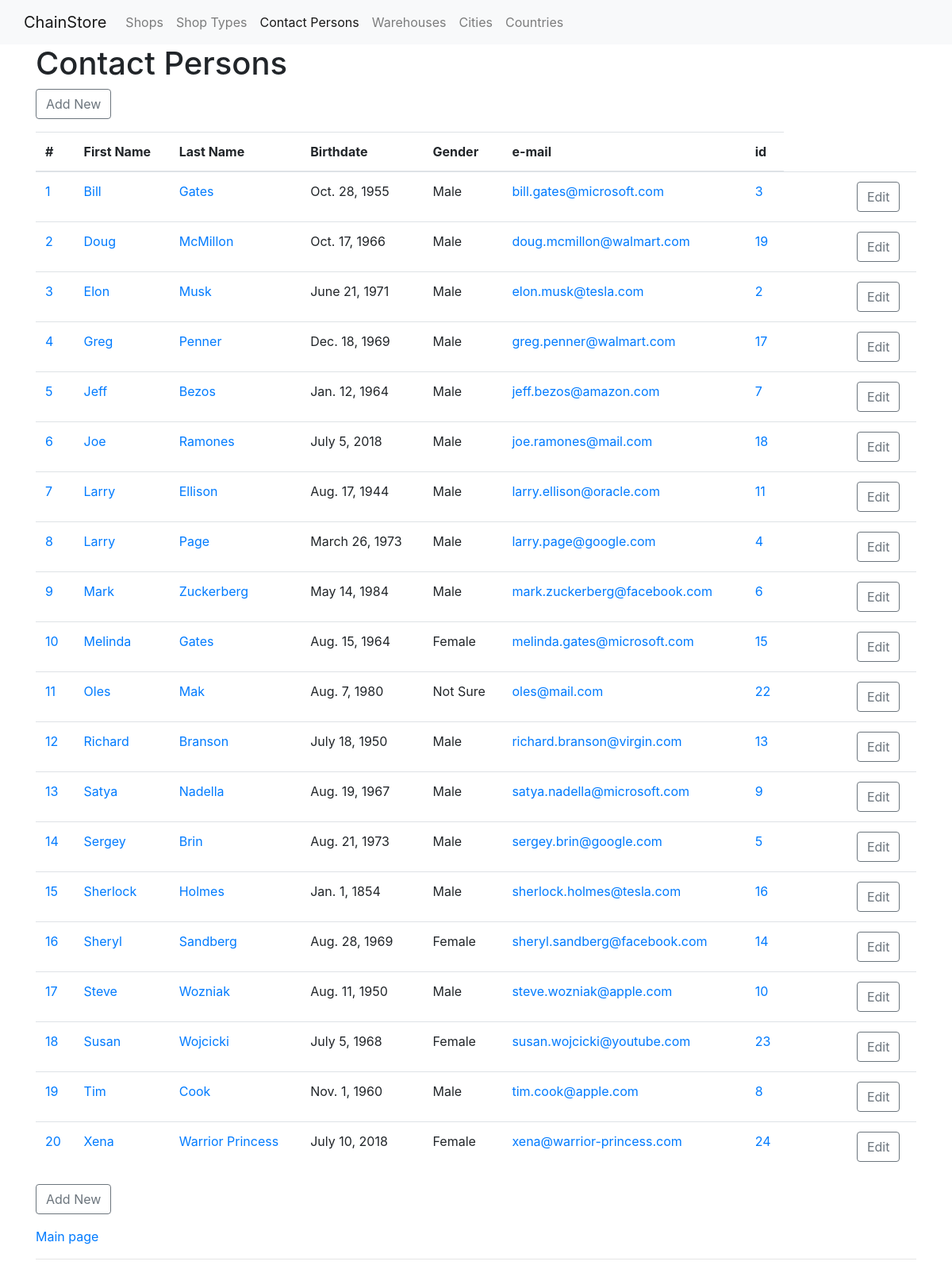
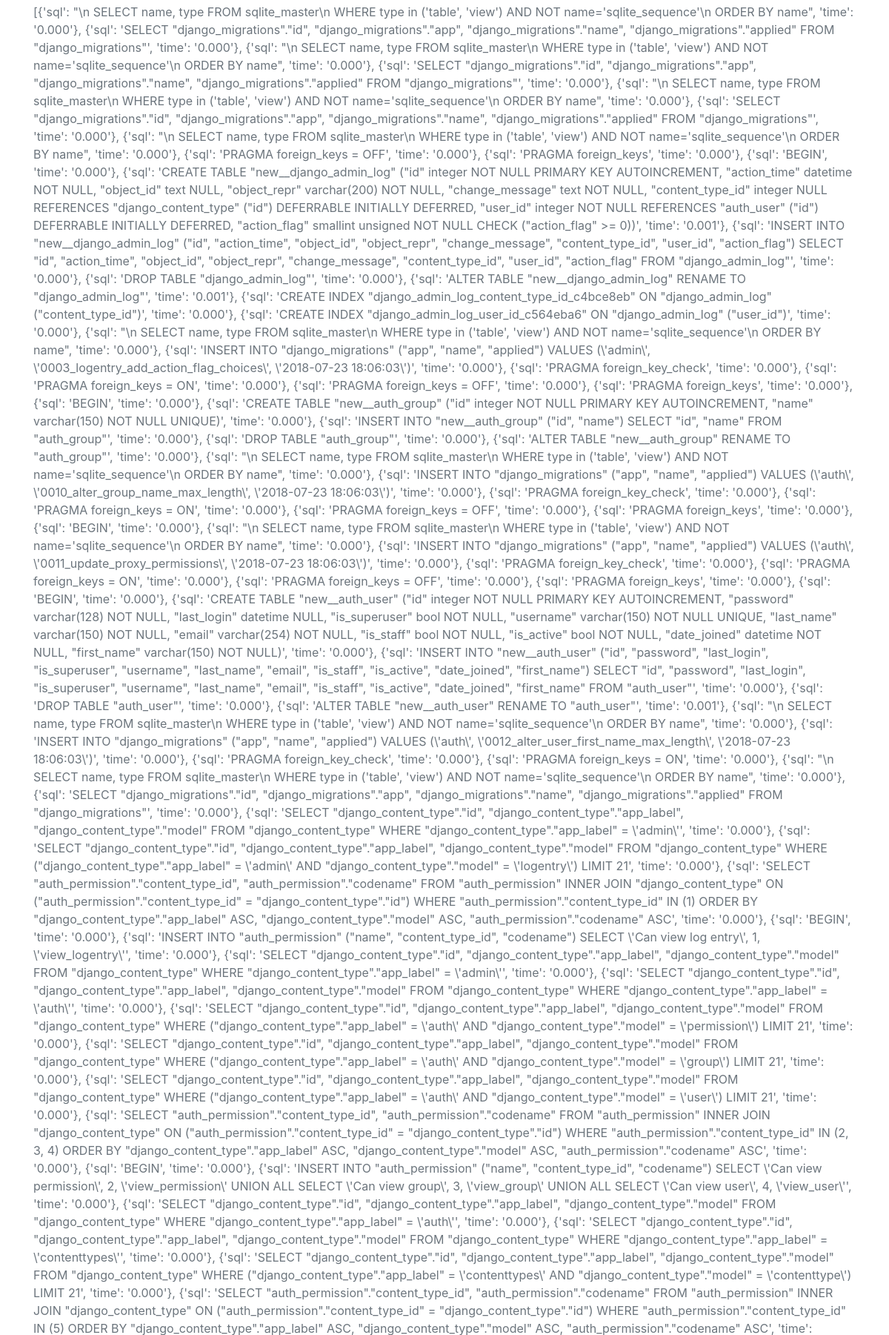
The app's page /person/ (upper part) with its own data (2 pictures, top to bottom).
### person/models.py (models this page shows, shortened)
class Person(models.Model):
    GENDER_MALE = True
    GENDER_FEMALE = False
    GENDER_NOT_SURE = None
    GENDER_CHOISES = (
        (GENDER_MALE, 'Male'),
        (GENDER_FEMALE, 'Female'),
        (GENDER_NOT_SURE, 'Not Sure')
    )
    first_name = models.CharField(max_length=50)
    last_name = models.CharField(max_length=50)
    gender = models.NullBooleanField(choices=GENDER_CHOISES)
    birthdate = models.DateField(default=datetime.datetime.now)
    email = models.EmailField(max_length=70, unique=True, verbose_name='e-mail')
    class Meta:
        verbose_name = 'Contact person'
        verbose_name_plural = 'Contact persons'
        ordering = ('first_name', 'last_name')

### person/views.py (the view)
# urls.py: path('person/', PersonList.as_view(), name='person'),
class PersonList(ListView):
    model = Person
    context_object_name = 'persons'
    template_name = 'person/person_list.html'
    def get_context_data(self, **kwargs):
        context = super(PersonList, self).get_context_data(**kwargs)
        context['main_menu_key'] = 'persons'
        return context

### chainstore/context_processors.py (called while the page is built)
def copyright_year():
    opening_year = 2018
    current_year = datetime.now().year
    if current_year > opening_year:
        return f'{opening_year}-{current_year}'
    return opening_year

def chainstore_constants(request):
    return {
        'AUTHOR': 'Maksym Skorupskyi',
        'WEBSITE': 'ChainStore',
        'COPYRIGHT_YEAR': copyright_year(),
        'MAIN_MENU': MAIN_MENU,
        'sql_queries': connection.queries,
    }

### person/templates/person/person_list.html (shortened to what this page needs)
{% extends 'base.html' %}
{% block content %}
    <h1>Contact Persons</h1>
    {% include "chainstore/button_add.html" %}
    {% if persons %}
        <table class="table">
            <thead>
            <tr>
                <th>#</th>
                <th>First Name</th>
                <th>Last Name</th>
                <th>Birthdate</th>
                <th>Gender</th>
                <th>e-mail</th>
                <th>id</th>
            </tr>
            </thead>
            <tbody>
            {% for person in persons %}
                <tr>
                    <td><a href="{% url 'person' pk=person.pk %}">{{ forloop.counter }}</a></td>
                    <td><a href="{% url 'person' pk=person.pk %}">{{ person.first_name }}</a></td>
                    <td><a href="{% url 'person' pk=person.pk %}">{{ person.last_name }}</a></td>
                    <td>{{ person.birthdate }}</td>
                    <td>{{ person.get_gender_display }}</td>
                    <td>{{ person.email|urlize }}</td>
                    <td><a href="{% url 'person' pk=person.pk %}">{{ person.pk }}</a></td>
                    <td><a href="{% url 'person' pk=person.pk %}">{{ person.city.country.name }}</a></td>
                    <td><a href="{% url 'person' pk=person.pk %}">{{ person.city.name }}</a></td>
                    <td><a href="{% url 'person' pk=person.pk %}">{{ person.address }}</a></td>
                    <td>
                        <a href="{% url 'person' pk=person.pk %}edit">
                            <button type="button" class="btn btn-outline-secondary">Edit</button>
                        </a>
                    </td>
                </tr>
            {% empty %}
                List is empty. Please add some elements.
            {% endfor %}
            </tbody>
        </table>
    {% else %}
        <p class="text-muted">
            <i>List of Persons is empty.</i>
        </p>
    {% endif %}
    {% include "chainstore/button_add.html" %}
{% endblock %}

### templates/base.html (shortened to what this page needs)
{% load static %}
<!DOCTYPE html>
<html lang="en">
<head>
    {% block css %}
        <link href="{% static 'bootstrap/css/bootstrap.min.css' %}" rel="stylesheet">
        <link href="{% static 'chainstore/css/style.css' %}" rel="stylesheet">
    {% endblock %}
</head>
<body>
<header>
    {% block header %}
        {% include "header.html" %}
    {% endblock %}
</header>
<div class="container">
    {% block content %}{% endblock %}
    <p><a href="{% url 'main' %}">Main page</a></p>
    <hr>
    <p class="text-muted">{{ sql_queries }}</p>
</div>
</body>
</html>

### templates/header.html (shortened to what this page needs)
<nav class="navbar navbar-expand navbar-light bg-light flex-column flex-md-row bd-navbar">
    <div class="container">
        <a class="navbar-brand" href="{% url 'main' %}">{{ WEBSITE }}</a>
        <div class="collapse navbar-collapse" id="navbarSupportedContent">
            <ul class="navbar-nav mr-auto">
                {% for key, item in MAIN_MENU %}
                    <li {% if main_menu_key == key %} class="active"{% endif %}>
                        <a class="nav-link" href="{{ item.url }}">{{ item.title }}</a>
                    </li>
                {% endfor %}
            </ul>
        </div>
    </div>
</nav>

### chainstore/templates/chainstore/button_add.html
<p>
    <a href="new/edit">
        <button type="button" class="btn btn-outline-secondary">Add New</button>
    </a>
</p>

### chainstore/static/chainstore/css/style.css (style rules this page uses)
html { position: relative; min-height: 100%; }
body { margin-bottom: 50px; }

### records on screen
Person: first_name "Bill", last_name "Gates", birthdate "Oct. 28, 1955", gender "Male", email "bill.gates@microsoft.com", pk "3"
Person: first_name "Doug", last_name "McMillon", birthdate "Oct. 17, 1966", gender "Male", email "doug.mcmillon@walmart.com", pk "19"
Person: first_name "Elon", last_name "Musk", birthdate "June 21, 1971", gender "Male", email "elon.musk@tesla.com", pk "2"
Person: first_name "Greg", last_name "Penner", birthdate "Dec. 18, 1969", gender "Male", email "greg.penner@walmart.com", pk "17"
Person: first_name "Jeff", last_name "Bezos", birthdate "Jan. 12, 1964", gender "Male", email "jeff.bezos@amazon.com", pk "7"
Person: first_name "Joe", last_name "Ramones", birthdate "July 5, 2018", gender "Male", email "joe.ramones@mail.com", pk "18"
Person: first_name "Larry", last_name "Ellison", birthdate "Aug. 17, 1944", gender "Male", email "larry.ellison@oracle.com", pk "11"
Person: first_name "Larry", last_name "Page", birthdate "March 26, 1973", gender "Male", email "larry.page@google.com", pk "4"
Person: first_name "Mark", last_name "Zuckerberg", birthdate "May 14, 1984", gender "Male", email "mark.zuckerberg@facebook.com", pk "6"
Person: first_name "Melinda", last_name "Gates", birthdate "Aug. 15, 1964", gender "Female", email "melinda.gates@microsoft.com", pk "15"
Person: first_name "Oles", last_name "Mak", birthdate "Aug. 7, 1980", gender "Not Sure", email "oles@mail.com", pk "22"
Person: first_name "Richard", last_name "Branson", birthdate "July 18, 1950", gender "Male", email "richard.branson@virgin.com", pk "13"
Person: first_name "Satya", last_name "Nadella", birthdate "Aug. 19, 1967", gender "Male", email "satya.nadella@microsoft.com", pk "9"
Person: first_name "Sergey", last_name "Brin", birthdate "Aug. 21, 1973", gender "Male", email "sergey.brin@google.com", pk "5"
Person: first_name "Sherlock", last_name "Holmes", birthdate "Jan. 1, 1854", gender "Male", email "sherlock.holmes@tesla.com", pk "16"
Person: first_name "Sheryl", last_name "Sandberg", birthdate "Aug. 28, 1969", gender "Female", email "sheryl.sandberg@facebook.com", pk "14"
Person: first_name "Steve", last_name "Wozniak", birthdate "Aug. 11, 1950", gender "Male", email "steve.wozniak@apple.com", pk "10"
Person: first_name "Susan", last_name "Wojcicki", birthdate "July 5, 1968", gender "Female", email "susan.wojcicki@youtube.com", pk "23"
Person: first_name "Tim", last_name "Cook", birthdate "Nov. 1, 1960", gender "Male", email "tim.cook@apple.com", pk "8"
Person: first_name "Xena", last_name "Warrior Princess", birthdate "July 10, 2018", gender "Female", email "xena@warrior-princess.com", pk "24"

### other values on screen
{{ WEBSITE }} "ChainStore"
{{ item.title }} "Shops" "Shop Types" "Contact Persons" "Warehouses" "Cities" "Countries"
